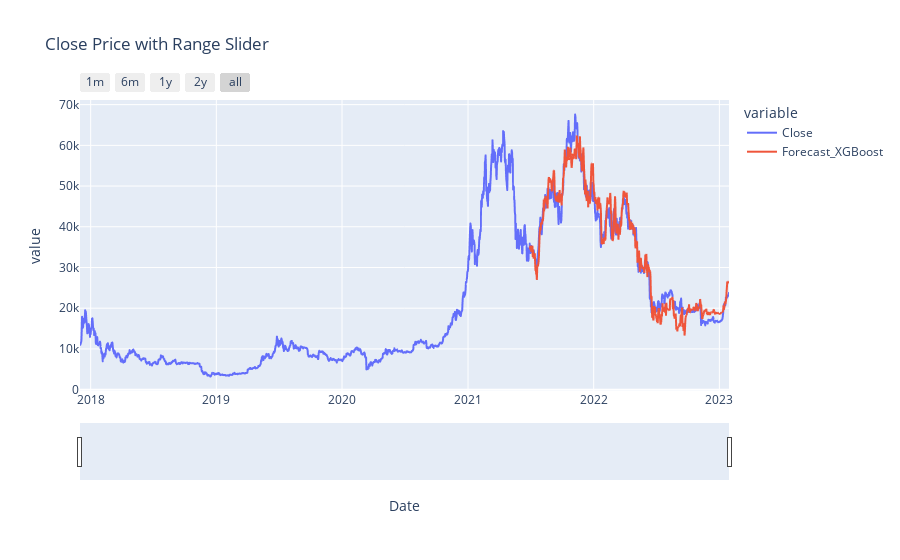

This figure's notebook cell:
### Code cell
# Plot Test and Train data
crypto_btc_valid['Forecast_XGBoost'] = model.predict(X_test)
overall_data = pd.concat([crypto_btc_train, crypto_btc_valid], sort=False)
fig = px.line(overall_data, x='Date', y=['Close' ,'Forecast_XGBoost'], title='Close Price with Range Slider')
fig.update_layout(hovermode="x")

fig.update_xaxes(
    rangeslider_visible=True,
    rangeselector=dict(
        buttons=list([
            dict(count=1, label="1m", step="month", stepmode="backward"),
            dict(count=6, label="6m", step="month", stepmode="backward"),
            dict(count=1, label="1y", step="year", stepmode="backward"),
            dict(count=2, label="2y", step="year", stepmode="backward"),
            dict(step="all")
            ])
            )
            )
fig.show()

### Figure 1 — Plotly figure (JSON) as saved in the notebook; plotly's stock layout.template omitted (floating-point values rounded to 4 significant figures; data arrays with more than 128 entries replaced by an {"elided": "..."} marker saying what was removed)
{"data": [{"hovertemplate": "variable=Close<br>Date=%{x}<br>value=%{y}<extra></extra>", "legendgroup": "Close", "line": {"color": "#636efa", "dash": "solid"}, "marker": {"symbol": "circle"}, "mode": "lines", "name": "Close", "showlegend": true, "type": "scattergl", "x": {"elided": "1886 str values"}, "xaxis": "x", "y": {"elided": "1886 float values"}, "yaxis": "y"}, {"hovertemplate": "variable=Forecast_XGBoost<br>Date=%{x}<br>value=%{y}<extra></extra>", "legendgroup": "Forecast_XGBoost", "line": {"color": "#EF553B", "dash": "solid"}, "marker": {"symbol": "circle"}, "mode": "lines", "name": "Forecast_XGBoost", "showlegend": true, "type": "scattergl", "x": {"elided": "1886 str values"}, "xaxis": "x", "y": {"elided": "1886 float values"}, "yaxis": "y"}], "layout": {"hovermode": "x", "legend": {"title": {"text": "variable"}, "tracegroupgap": 0}, "title": {"text": "Close Price with Range Slider"}, "xaxis": {"anchor": "y", "domain": [0, 1], "rangeselector": {"buttons": [{"count": 1, "label": "1m", "step": "month", "stepmode": "backward"}, {"count": 6, "label": "6m", "step": "month", "stepmode": "backward"}, {"count": 1, "label": "1y", "step": "year", "stepmode": "backward"}, {"count": 2, "label": "2y", "step": "year", "stepmode": "backward"}, {"step": "all"}]}, "rangeslider": {"visible": true}, "title": {"text": "Date"}}, "yaxis": {"anchor": "x", "domain": [0, 1], "title": {"text": "value"}}}}
